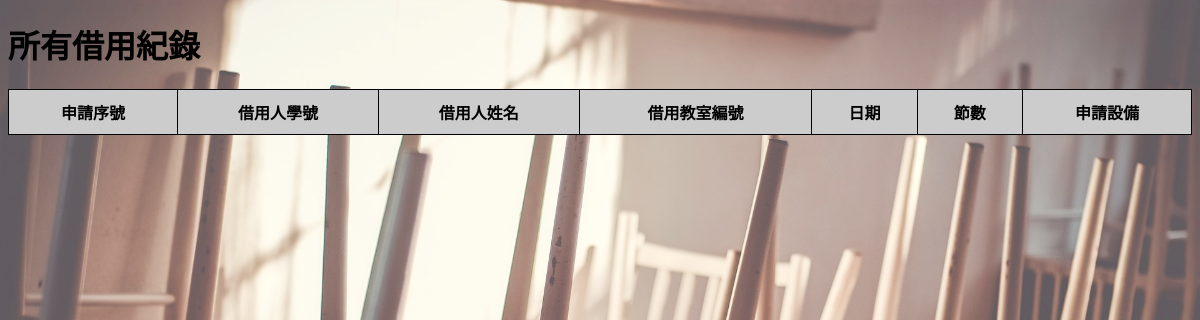
The app's page /Lab/project/borrow_record.php, older data.
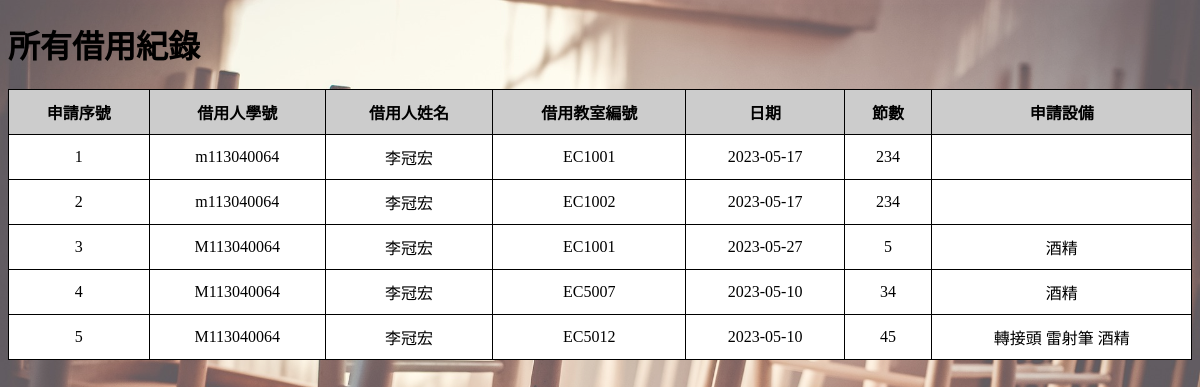
The same page, newer data.
### Lab/project/borrow_record.php (the view, shortened to what this page needs)
<!DOCTYPE html>
<html>
<head>
</head>
<body>
	<h1>所有借用紀錄</h1>
	<form>
		<table>
			<tr>
				<th>申請序號</th>
				<th>借用人學號</th>
				<th>借用人姓名</th>
				<th>借用教室編號</th>
				<th>日期</th>
				<th>節數</th>
				<th>申請設備</th>
			</tr>
			<?php
				$connect = new mysqli("localhost", "root", "", "資料庫");
				$apply = mysqli_query($connect, "SELECT * FROM 申請資料表");
				if(mysqli_num_rows($apply)){
					while($apply_row = mysqli_fetch_assoc($apply)){
						$seq = $apply_row["申請序號"];
						$periods = "";
						$date_period = mysqli_query($connect, "SELECT *
																FROM 申請日期和節數表
																WHERE 申請序號 = $seq");
						while($date_row = mysqli_fetch_assoc($date_period)){
							$date = $date_row['日期'];
							$periods .= $date_row['節數'];
						}
						$devices = "";
						$device_query = mysqli_query($connect, "SELECT *
																FROM 申請設備表
																JOIN 設備資料表
																ON 申請設備表.附加申請設備編號 = 設備資料表.設備編號
																WHERE 申請序號 = $seq");
						while($device_row = mysqli_fetch_assoc($device_query)){
							$devices .= $device_row['設備名稱']." ";
						}
						echo "<tr>
								<td>".$apply_row["申請序號"]."</td>
								<td>".$apply_row["借用人"]."</td>
								<td>".$apply_row["姓名"]."</td>
								<td>".$apply_row["教室編號"]."</td>
								<td>".$date."</td>
								<td>".$periods."</td>
								<td>".$devices."</td>
							</tr>";
					}
				}
			?>
		</table>
	</form>
</body>
</html>

Row changes from the older to the newer data that the page shows:
added 申請資料表: 申請序號 "1", 借用人 "m113040064", 姓名 "李冠宏", 教室編號 "EC1001", 申請日期和節數表.日期 "2023-05-17", periods "234"
added 申請資料表: 申請序號 "2", 借用人 "m113040064", 姓名 "李冠宏", 教室編號 "EC1002", 申請日期和節數表.日期 "2023-05-17", periods "234"
added 申請資料表: 申請序號 "3", 借用人 "M113040064", 姓名 "李冠宏", 教室編號 "EC1001", 申請日期和節數表.日期 "2023-05-27", periods "5", devices "酒精"
added 申請資料表: 申請序號 "4", 借用人 "M113040064", 姓名 "李冠宏", 教室編號 "EC5007", 申請日期和節數表.日期 "2023-05-10", periods "34", devices "酒精"
added 申請資料表: 申請序號 "5", 借用人 "M113040064", 姓名 "李冠宏", 教室編號 "EC5012", 申請日期和節數表.日期 "2023-05-10", periods "45", devices "轉接頭 雷射筆 酒精"
